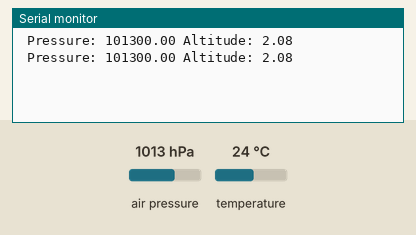
A sketch run on a simulated Arduino Uno, built for the host (arithmetic inside an expression is 32-bit, double 64-bit). Shown: the last lines printed to the serial monitor. The inputs (shaded band) are chosen by the test bench; at power-on: air pressure 1013 hPa, temperature 24 °C.

Above: at 1.2 s.
1.3 s: air pressure set to 952 hPa
At 2.6 s:
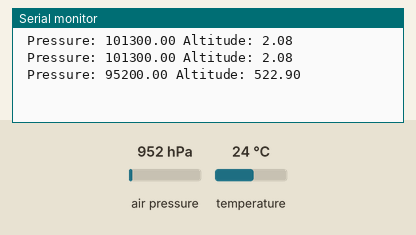
2.8 s: air pressure set to 975 hPa
At 3.4 s:
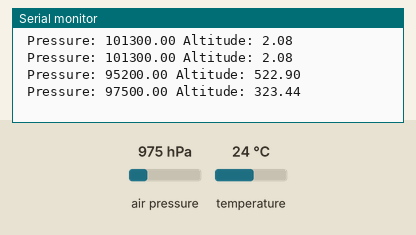
Timing chart, 0 to 5.8 s (numbered marks = the images above; inputs shaded):
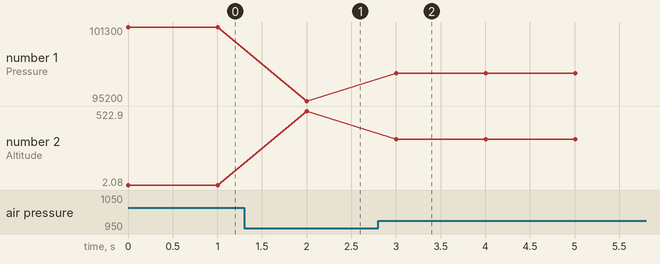

The sketch:

TempSensor2.ino
```cpp
#include <SparkFunBME280.h>

#define BME280_ADDR 0x77

BME280 myBME280;

void setup() {
  // put your setup code here, to run once:
  Serial.begin(115200);
  myBME280.setI2CAddress(BME280_ADDR);
  myBME280.setReferencePressure(101990);
  myBME280.beginI2C();
  myBME280.readTempC();
}

void loop() {
  // put your main code here, to run repeatedly:
  // 기압(Pa) 1(atm) = 1013.25(hPa) = 101325(Pa)
  Serial.print(" Pressure: ");
  Serial.print(myBME280.readFloatPressure(), 2);
  // 고도(m) 1m = 3.28084ft
  Serial.print(" Altitude: ");
  Serial.print(myBME280.readFloatAltitudeMeters(), 2);
  Serial.println();
  delay(1000);
}
```

Measured:
- after the input at 1.3 s, the serial monitor: prints a new line after 0.70 s (image 1)
- after the input at 2.8 s, the serial monitor: prints a new line after 0.21 s (image 2)
- plotted number 1: 101300 → 95200 after the input at 1.3 s, 95200 → 97500 after the input at 2.8 s
- plotted number 2: 2.08 → 522.9 after the input at 1.3 s, 522.9 → 323.44 after the input at 2.8 s
